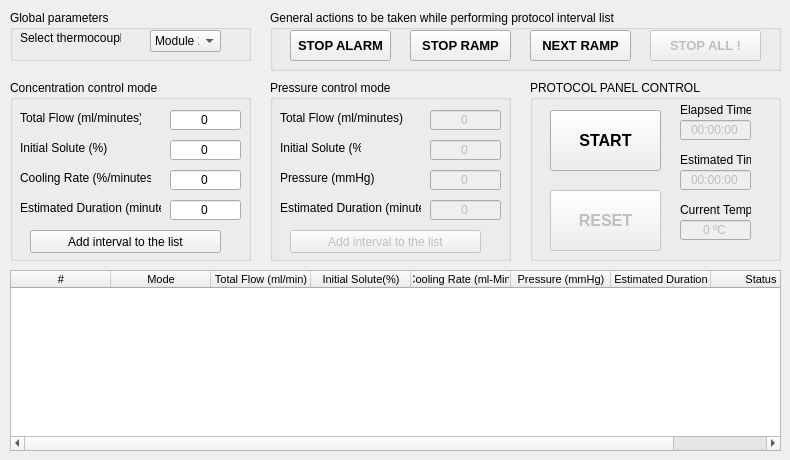
    <widget class="QWidget" name="tab_5">
     <attribute name="title">
      <string>Protocols</string>
     </attribute>
     <widget class="QGroupBox" name="groupBox_9">
      <property name="geometry">
       <rect>
        <x>10</x>
        <y>80</y>
        <width>241</width>
        <height>181</height>
       </rect>
      </property>
      <property name="title">
       <string>Concentration control mode</string>
      </property>
      <widget class="QPushButton" name="pushButton_addHold">
       <property name="geometry">
        <rect>
         <x>20</x>
         <y>150</y>
         <width>191</width>
         <height>23</height>
        </rect>
       </property>
       <property name="cursor">
        <cursorShape>PointingHandCursor</cursorShape>
       </property>
       <property name="text">
        <string>Add interval to the list</string>
       </property>
      </widget>
      <widget class="QLabel" name="label_8">
       <property name="geometry">
        <rect>
         <x>10</x>
         <y>30</y>
         <width>121</width>
         <height>16</height>
        </rect>
       </property>
       <property name="text">
        <string>Total Flow (ml/minutes)</string>
       </property>
      </widget>
      <widget class="QLineEdit" name="holdTime">
       <property name="geometry">
        <rect>
         <x>160</x>
         <y>30</y>
         <width>71</width>
         <height>20</height>
        </rect>
       </property>
       <property name="text">
        <string>0</string>
       </property>
       <property name="alignment">
        <set>Qt::AlignCenter</set>
       </property>
      </widget>
      <widget class="QLabel" name="label_25">
       <property name="geometry">
        <rect>
         <x>10</x>
         <y>90</y>
         <width>131</width>
         <height>16</height>
        </rect>
       </property>
       <property name="text">
        <string>Cooling Rate (%/minutes)</string>
       </property>
      </widget>
      <widget class="QLabel" name="label_27">
       <property name="geometry">
        <rect>
         <x>10</x>
         <y>60</y>
         <width>101</width>
         <height>16</height>
        </rect>
       </property>
       <property name="text">
        <string>Initial Solute (%)</string>
       </property>
      </widget>
      <widget class="QLabel" name="label_28">
       <property name="geometry">
        <rect>
         <x>10</x>
         <y>120</y>
         <width>141</width>
         <height>16</height>
        </rect>
       </property>
       <property name="text">
        <string>Estimated Duration (minutes)</string>
       </property>
      </widget>
      <widget class="QLineEdit" name="holdTime_2">
       <property name="geometry">
        <rect>
         <x>160</x>
         <y>60</y>
         <width>71</width>
         <height>20</height>
        </rect>
       </property>
       <property name="text">
        <string>0</string>
       </property>
       <property name="alignment">
        <set>Qt::AlignCenter</set>
       </property>
      </widget>
      <widget class="QLineEdit" name="holdTime_3">
       <property name="geometry">
        <rect>
         <x>160</x>
         <y>90</y>
         <width>71</width>
         <height>20</height>
        </rect>
       </property>
       <property name="text">
        <string>0</string>
       </property>
       <property name="alignment">
        <set>Qt::AlignCenter</set>
       </property>
      </widget>
      <widget class="QLineEdit" name="holdTime_5">
       <property name="geometry">
        <rect>
         <x>160</x>
         <y>120</y>
         <width>71</width>
         <height>20</height>
        </rect>
       </property>
       <property name="text">
        <string>0</string>
       </property>
       <property name="alignment">
        <set>Qt::AlignCenter</set>
       </property>
      </widget>
     </widget>
     <widget class="QTableWidget" name="tableWidget">
      <property name="geometry">
       <rect>
        <x>10</x>
        <y>270</y>
        <width>771</width>
        <height>181</height>
       </rect>
      </property>
      <property name="minimumSize">
       <size>
        <width>771</width>
        <height>0</height>
       </size>
      </property>
      <property name="font">
       <font>
        <family>Tahoma</family>
        <pointsize>8</pointsize>
       </font>
      </property>
      <attribute name="horizontalHeaderMinimumSectionSize">
       <number>35</number>
      </attribute>
      <column>
       <property name="text">
        <string>#</string>
       </property>
      </column>
      <column>
       <property name="text">
        <string>Mode</string>
       </property>
       <property name="font">
        <font>
         <pointsize>8</pointsize>
        </font>
       </property>
      </column>
      <column>
       <property name="text">
        <string>Total Flow (ml/min)</string>
       </property>
      </column>
      <column>
       <property name="text">
        <string>Initial Solute(%)</string>
       </property>
      </column>
      <column>
       <property name="text">
        <string>Cooling Rate (ml-Min)</string>
       </property>
      </column>
      <column>
       <property name="text">
        <string>Pressure (mmHg)</string>
       </property>
      </column>
      <column>
       <property name="text">
        <string>Estimated Duration</string>
       </property>
      </column>
      <column>
       <property name="text">
        <string>Status</string>
       </property>
      </column>
     </widget>
     <widget class="QGroupBox" name="groupBox_10">
      <property name="geometry">
       <rect>
        <x>530</x>
        <y>80</y>
        <width>251</width>
        <height>181</height>
       </rect>
      </property>
      <property name="title">
       <string>PROTOCOL PANEL CONTROL</string>
      </property>
      <widget class="QPushButton" name="start">
       <property name="geometry">
        <rect>
         <x>20</x>
         <y>30</y>
         <width>111</width>
         <height>61</height>
        </rect>
       </property>
       <property name="font">
        <font>
         <family>Arial</family>
         <pointsize>12</pointsize>
         <weight>75</weight>
         <bold>true</bold>
        </font>
       </property>
       <property name="cursor">
        <cursorShape>PointingHandCursor</cursorShape>
       </property>
       <property name="text">
        <string>START</string>
       </property>
      </widget>
      <widget class="QPushButton" name="reset">
       <property name="enabled">
        <bool>false</bool>
       </property>
       <property name="geometry">
        <rect>
         <x>20</x>
         <y>110</y>
         <width>111</width>
         <height>61</height>
        </rect>
       </property>
       <property name="font">
        <font>
         <family>Arial</family>
         <pointsize>12</pointsize>
         <weight>75</weight>
         <bold>true</bold>
        </font>
       </property>
       <property name="cursor">
        <cursorShape>PointingHandCursor</cursorShape>
       </property>
       <property name="text">
        <string>RESET</string>
       </property>
      </widget>
      <widget class="QLabel" name="label_23">
       <property name="geometry">
        <rect>
         <x>150</x>
         <y>20</y>
         <width>71</width>
         <height>20</height>
        </rect>
       </property>
       <property name="text">
        <string>Elapsed Time</string>
       </property>
      </widget>
      <widget class="QLineEdit" name="holdTime_4">
       <property name="enabled">
        <bool>false</bool>
       </property>
       <property name="geometry">
        <rect>
         <x>150</x>
         <y>40</y>
         <width>71</width>
         <height>20</height>
        </rect>
       </property>
       <property name="text">
        <string>00:00:00</string>
       </property>
       <property name="alignment">
        <set>Qt::AlignCenter</set>
       </property>
      </widget>
      <widget class="QLabel" name="label_30">
       <property name="geometry">
        <rect>
         <x>150</x>
         <y>70</y>
         <width>71</width>
         <height>20</height>
        </rect>
       </property>
       <property name="text">
        <string>Estimated Time</string>
       </property>
      </widget>
      <widget class="QLineEdit" name="holdTime_6">
       <property name="enabled">
        <bool>false</bool>
       </property>
       <property name="geometry">
        <rect>
         <x>150</x>
         <y>90</y>
         <width>71</width>
         <height>20</height>
        </rect>
       </property>
       <property name="text">
        <string>00:00:00</string>
       </property>
       <property name="alignment">
        <set>Qt::AlignCenter</set>
       </property>
      </widget>
      <widget class="QLabel" name="label_32">
       <property name="geometry">
        <rect>
         <x>150</x>
         <y>120</y>
         <width>71</width>
         <height>20</height>
        </rect>
       </property>
       <property name="text">
        <string>Current Temp</string>
       </property>
      </widget>
      <widget class="QLineEdit" name="holdTime_7">
       <property name="enabled">
        <bool>false</bool>
       </property>
       <property name="geometry">
        <rect>
         <x>150</x>
         <y>140</y>
         <width>71</width>
         <height>20</height>
        </rect>
       </property>
       <property name="text">
        <string>0 ºC</string>
       </property>
       <property name="alignment">
        <set>Qt::AlignCenter</set>
       </property>
      </widget>
     </widget>
     <widget class="QGroupBox" name="groupBox_11">
      <property name="geometry">
       <rect>
        <x>10</x>
        <y>10</y>
        <width>241</width>
        <height>51</height>
       </rect>
      </property>
      <property name="title">
       <string>Global parameters</string>
      </property>
      <widget class="QLabel" name="label_114">
       <property name="geometry">
        <rect>
         <x>10</x>
         <y>20</y>
         <width>101</width>
         <height>16</height>
        </rect>
       </property>
       <property name="text">
        <string>Select thermocouple</string>
       </property>
      </widget>
      <widget class="QComboBox" name="comboBox_thermo1_2_3">
       <property name="geometry">
        <rect>
         <x>140</x>
         <y>20</y>
         <width>71</width>
         <height>22</height>
        </rect>
       </property>
       <property name="cursor">
        <cursorShape>PointingHandCursor</cursorShape>
       </property>
       <property name="currentText">
        <string>Module 1</string>
       </property>
       <item>
        <property name="text">
         <string>Module 1</string>
        </property>
       </item>
       <item>
        <property name="text">
         <string>Module 2</string>
        </property>
       </item>
       <item>
        <property name="text">
         <string>Module 3</string>
        </property>
       </item>
      </widget>
     </widget>
     <widget class="QGroupBox" name="groupBox_8">
      <property name="geometry">
       <rect>
        <x>270</x>
        <y>80</y>
        <width>241</width>
        <height>181</height>
       </rect>
      </property>
      <property name="title">
       <string>Pressure control mode</string>
      </property>
      <widget class="QPushButton" name="pushButton_addRamp">
       <property name="enabled">
        <bool>false</bool>
       </property>
       <property name="geometry">
        <rect>
         <x>20</x>
         <y>150</y>
         <width>191</width>
         <height>23</height>
        </rect>
       </property>
       <property name="cursor">
        <cursorShape>PointingHandCursor</cursorShape>
       </property>
       <property name="text">
        <string>Add interval to the list</string>
       </property>
      </widget>
      <widget class="QLabel" name="label_5">
       <property name="geometry">
        <rect>
         <x>10</x>
         <y>60</y>
         <width>81</width>
         <height>16</height>
        </rect>
       </property>
       <property name="text">
        <string>Initial Solute (%)</string>
       </property>
      </widget>
      <widget class="QLineEdit" name="toValue">
       <property name="enabled">
        <bool>false</bool>
       </property>
       <property name="geometry">
        <rect>
         <x>160</x>
         <y>60</y>
         <width>71</width>
         <height>20</height>
        </rect>
       </property>
       <property name="text">
        <string>0</string>
       </property>
       <property name="alignment">
        <set>Qt::AlignCenter</set>
       </property>
      </widget>
      <widget class="QLabel" name="label_4">
       <property name="geometry">
        <rect>
         <x>10</x>
         <y>30</y>
         <width>131</width>
         <height>16</height>
        </rect>
       </property>
       <property name="text">
        <string>Total Flow (ml/minutes)</string>
       </property>
      </widget>
      <widget class="QLineEdit" name="fromValue">
       <property name="enabled">
        <bool>false</bool>
       </property>
       <property name="geometry">
        <rect>
         <x>160</x>
         <y>30</y>
         <width>71</width>
         <height>20</height>
        </rect>
       </property>
       <property name="text">
        <string>0</string>
       </property>
       <property name="alignment">
        <set>Qt::AlignCenter</set>
       </property>
      </widget>
      <widget class="QLabel" name="label_6">
       <property name="enabled">
        <bool>true</bool>
       </property>
       <property name="geometry">
        <rect>
         <x>10</x>
         <y>90</y>
         <width>111</width>
         <height>16</height>
        </rect>
       </property>
       <property name="text">
        <string>Pressure (mmHg)</string>
       </property>
      </widget>
      <widget class="QLineEdit" name="coolingRate">
       <property name="enabled">
        <bool>false</bool>
       </property>
       <property name="geometry">
        <rect>
         <x>160</x>
         <y>90</y>
         <width>71</width>
         <height>20</height>
        </rect>
       </property>
       <property name="text">
        <string>0</string>
       </property>
       <property name="alignment">
        <set>Qt::AlignCenter</set>
       </property>
      </widget>
      <widget class="QLabel" name="label_7">
       <property name="enabled">
        <bool>true</bool>
       </property>
       <property name="geometry">
        <rect>
         <x>10</x>
         <y>120</y>
         <width>141</width>
         <height>16</height>
        </rect>
       </property>
       <property name="text">
        <string>Estimated Duration (minutes)</string>
       </property>
      </widget>
      <widget class="QLineEdit" name="stepJump">
       <property name="enabled">
        <bool>false</bool>
       </property>
       <property name="geometry">
        <rect>
         <x>160</x>
         <y>120</y>
         <width>71</width>
         <height>20</height>
        </rect>
       </property>
       <property name="text">
        <string>0</string>
       </property>
       <property name="alignment">
        <set>Qt::AlignCenter</set>
       </property>
      </widget>
     </widget>
     <widget class="QGroupBox" name="groupBox_12">
      <property name="geometry">
       <rect>
        <x>270</x>
        <y>10</y>
        <width>511</width>
        <height>61</height>
       </rect>
      </property>
      <property name="title">
       <string>General actions to be taken while performing protocol interval list</string>
      </property>
      <widget class="QPushButton" name="start_2">
       <property name="geometry">
        <rect>
         <x>140</x>
         <y>20</y>
         <width>101</width>
         <height>31</height>
        </rect>
       </property>
       <property name="font">
        <font>
         <family>Arial</family>
         <pointsize>10</pointsize>
         <weight>75</weight>
         <bold>true</bold>
        </font>
       </property>
       <property name="cursor">
        <cursorShape>PointingHandCursor</cursorShape>
       </property>
       <property name="text">
        <string>STOP RAMP</string>
       </property>
      </widget>
      <widget class="QPushButton" name="start_3">
       <property name="geometry">
        <rect>
         <x>260</x>
         <y>20</y>
         <width>101</width>
         <height>31</height>
        </rect>
       </property>
       <property name="font">
        <font>
         <family>Arial</family>
         <pointsize>10</pointsize>
         <weight>75</weight>
         <bold>true</bold>
        </font>
       </property>
       <property name="cursor">
        <cursorShape>PointingHandCursor</cursorShape>
       </property>
       <property name="text">
        <string>NEXT RAMP</string>
       </property>
      </widget>
      <widget class="QPushButton" name="start_4">
       <property name="geometry">
        <rect>
         <x>20</x>
         <y>20</y>
         <width>101</width>
         <height>31</height>
        </rect>
       </property>
       <property name="font">
        <font>
         <family>Arial</family>
         <pointsize>10</pointsize>
         <weight>75</weight>
         <bold>true</bold>
        </font>
       </property>
       <property name="cursor">
        <cursorShape>PointingHandCursor</cursorShape>
       </property>
       <property name="text">
        <string>STOP ALARM</string>
       </property>
      </widget>
      <widget class="QPushButton" name="stop">
       <property name="enabled">
        <bool>false</bool>
       </property>
       <property name="geometry">
        <rect>
         <x>380</x>
         <y>20</y>
         <width>111</width>
         <height>31</height>
        </rect>
       </property>
       <property name="font">
        <font>
         <family>Arial</family>
         <pointsize>10</pointsize>
         <weight>75</weight>
         <bold>true</bold>
        </font>
       </property>
       <property name="cursor">
        <cursorShape>PointingHandCursor</cursorShape>
       </property>
       <property name="text">
        <string>STOP ALL !</string>
       </property>
      </widget>
     </widget>
    </widget>
